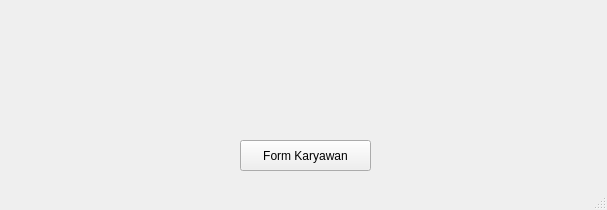
<?xml version="1.0" encoding="UTF-8"?>
<ui version="4.0">
 <class>guiPraktikum</class>
 <widget class="QMainWindow" name="guiPraktikum">
  <property name="geometry">
   <rect>
    <x>0</x>
    <y>0</y>
    <width>607</width>
    <height>210</height>
   </rect>
  </property>
  <property name="windowTitle">
   <string>MainWindow</string>
  </property>
  <widget class="QWidget" name="centralwidget">
   <widget class="QPushButton" name="pushButton">
    <property name="geometry">
     <rect>
      <x>240</x>
      <y>140</y>
      <width>131</width>
      <height>31</height>
     </rect>
    </property>
    <property name="text">
     <string>Form Karyawan</string>
    </property>
   </widget>
  </widget>
  <widget class="QMenuBar" name="menubar">
   <property name="geometry">
    <rect>
     <x>0</x>
     <y>0</y>
     <width>607</width>
     <height>22</height>
    </rect>
   </property>
  </widget>
  <widget class="QStatusBar" name="statusbar"/>
 </widget>
 <resources/>
 <connections/>
</ui>
